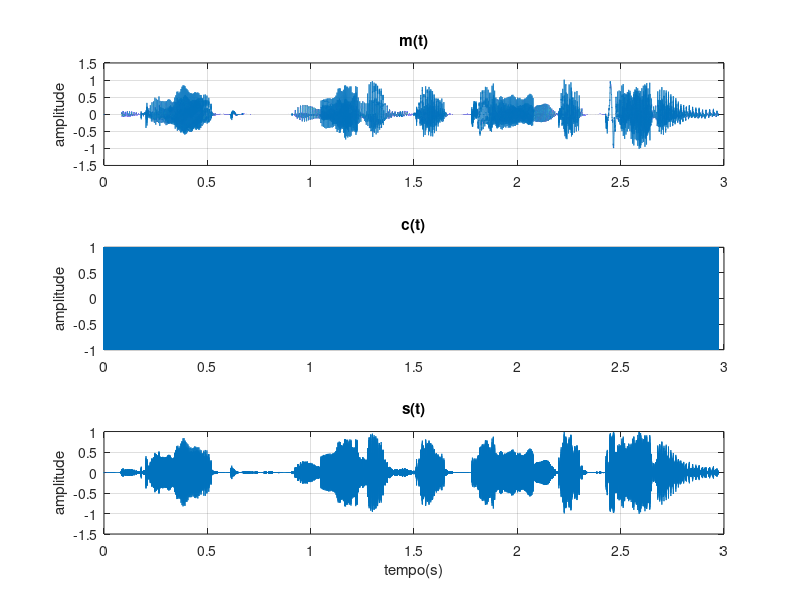
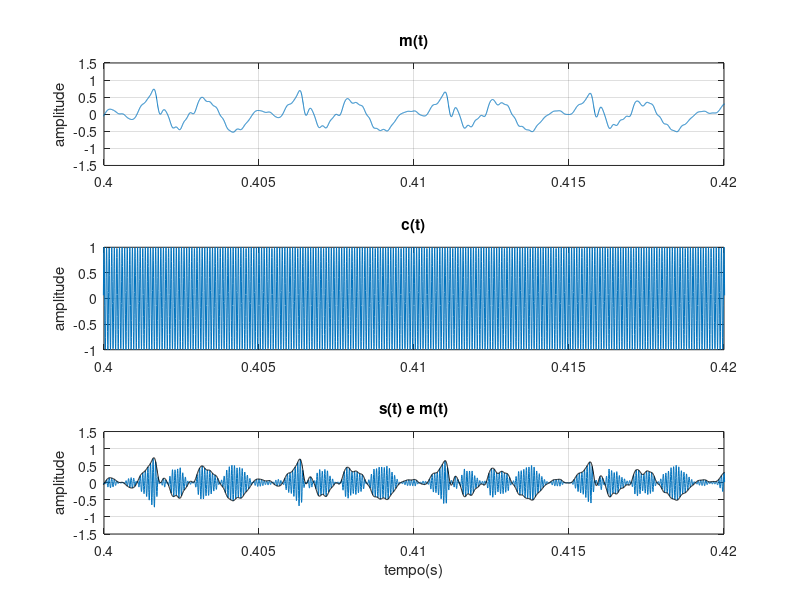
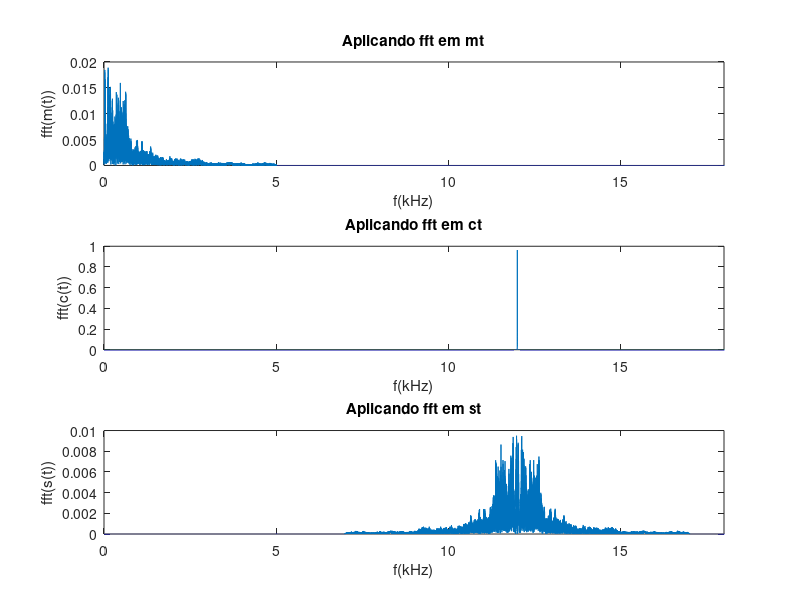

Write the MATLAB code that produced these figures, in order.
%Lab 2
clear all
close all
clc
load audio
%Banda = 5kHz
fs = 176.4*10^3;
Ts = 1/fs;
fc = 12*10^3;
mt = m';
N = length(mt);

t = (0: N - 1)*Ts;

ct = cos(2*pi*fc.*t);

st = ct.*mt;

figure(1)

aux=subplot(3,1,1);
plot(t,mt)
title('m(t)')
%xlabel('tempo(s)')
ylabel('amplitude')
grid on
aux=subplot(3,1,2);
plot(t,ct)
title('c(t)')
%xlabel('tempo(s)')
ylabel('amplitude')
grid on
aux=subplot(3,1,3);
plot(t,st)
title('s(t)')
xlabel('tempo(s)')
ylabel('amplitude')
grid on


figure(2)


aux=subplot(3,1,1);
plot(t,mt)
title('m(t)')
xlim([0.4 0.42])
%xlabel('tempo(s)')
ylabel('amplitude')
grid on
aux=subplot(3,1,2);
plot(t,ct)
title('c(t)')
xlim([0.4 0.42])
%xlabel('tempo(s)')
ylabel('amplitude')
grid on
aux=subplot(3,1,3);
plot(t,st)
title('s(t) e m(t)')
xlim([0.4 0.42])
xlabel('tempo(s)')
ylabel('amplitude')
grid on
hold on 
plot(t,mt,'k')
hold off

%%%%%%%%%%%%%%%%%%%%%%%%%%%%%%%
%c)

figure(3)

aux=subplot(3,1,1);

G = fft(mt);

G2 = (G(1:(N/2 +1))*2)/N;
f = linspace(0,fs/2000,(N/2 +1));


plot(f,abs(G2))
title('Aplicando fft em mt')
xlim([0 18])
xlabel('f(kHz)')
ylabel('fft(m(t))')

%%%%%%%%%%%%%%%%%%%%%%%%%%%%%
aux=subplot(3,1,2);

G = fft(ct);

G2 = (G(1:(N/2 +1))*2)/N;
f = linspace(0,fs/2000,(N/2 +1));


plot(f,abs(G2))
title('Aplicando fft em ct')
xlim([0 18])
xlabel('f(kHz)')
ylabel('fft(c(t))')

%%%%%%%%%%%%%%%%%%%%%%%%%%%%

aux=subplot(3,1,3);

G = fft(st);

G2 = (G(1:(N/2 +1))*2)/N;
f = linspace(0,fs/2000,(N/2 +1));


plot(f,abs(G2))
title('Aplicando fft em st')
xlim([0 18])
xlabel('f(kHz)')
ylabel('fft(s(t))')



